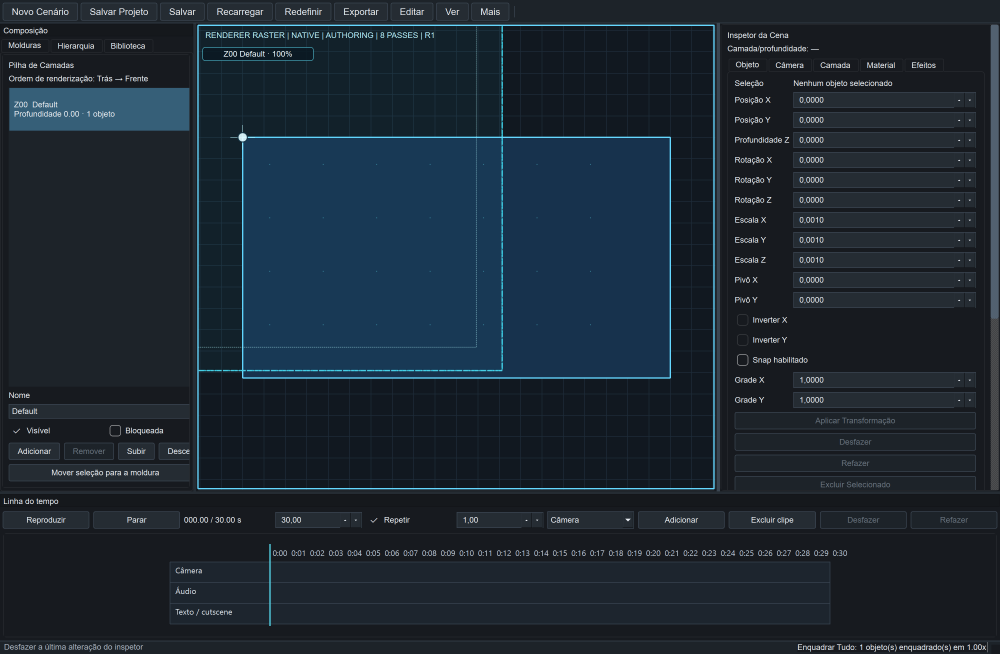
#> input picture artifacts/audit-post-e13-native-source-20260912-r4/captures/01-native-loaded.png, 3000 x 1960 px (shown at 1/3 size)
$ python -i view_processor.py   (imports and definitions only)   (older library calls are emulated)
#> lines starting #> are read from the running program, lines starting #| are printed output that depends on the picture
# src/core/view_processor.py
import importlib

import cv2
import numpy as np

from src.core.logger import logger


# [9 lines left out: function has_cuda, not called in this run]


def _initialize_optional_cupy(importer=None):
    """Load the optional accelerator without making CPU fallback look faulty."""
    load_module = importer or importlib.import_module
    try:
        cp_module = load_module("cupy")
        cupy_ndimage = load_module("cupyx.scipy.ndimage")

        # Verifica se realmente temos uma GPU acessível pelo CuPy
        if cp_module.cuda.runtime.getDeviceCount() > 0:
            logger.info("CUDA GPU acceleration enabled via CuPy.")
            return cp_module, cupy_ndimage, True
    except ImportError:
        logger.info("CuPy unavailable; CPU processing fallback is active.")
    except Exception as exc:
        logger.warning("Error initializing CuPy: %s", exc)
    return None, None, False


# [1 line that did not run here, left out]


class ViewProcessor:
    """
    Processador gráfico híbrido (CPU/GPU).
    Usa aceleração CUDA se disponível para filtros pesados.
    """

    # [150 lines left out: functions to_qimage, _gpu_generate_xray, _cpu_generate_xray, not called in this run]

    @staticmethod
    def generate_xray_array(image_array: np.ndarray, mode: int = 1):
        if image_array is None:
            return None

        xray_cv = None
        if HAS_GPU:
            try:
                xray_cv = ViewProcessor._gpu_generate_xray(image_array, mode)
            except Exception as exc:
                logger.error("GPU processing failed, falling back to CPU: %s", exc)
                try:
                    xray_cv = ViewProcessor._cpu_generate_xray(image_array, mode)
                except Exception:
                    pass
        else:
            xray_cv = ViewProcessor._cpu_generate_xray(image_array, mode)
        return xray_cv

    # [5 lines left out: function generate_xray, not called in this run]

>>> import cv2
>>> picture = cv2.imread('../../artifacts/audit-post-e13-native-source-20260912-r4/captures/01-native-loaded.png', cv2.IMREAD_GRAYSCALE)
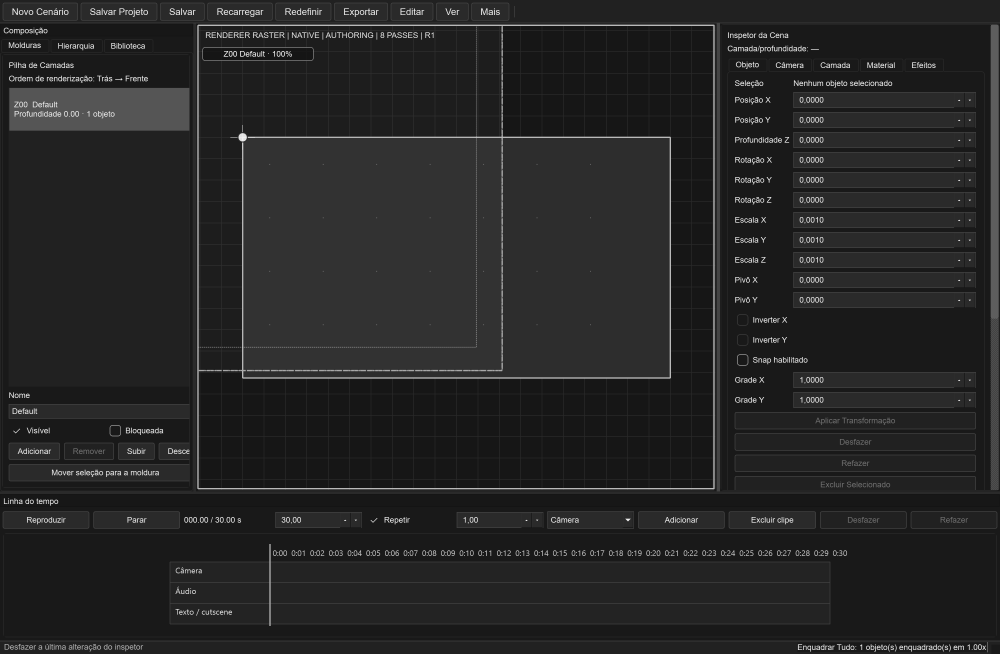
#> picture: shape (1960, 3000) (shown at 1/3 size); min 14, max 246, mean 37.5
>>> result = ViewProcessor().generate_xray_array(picture)
#> (the run stopped early here; a loop or call above may not have finished)
